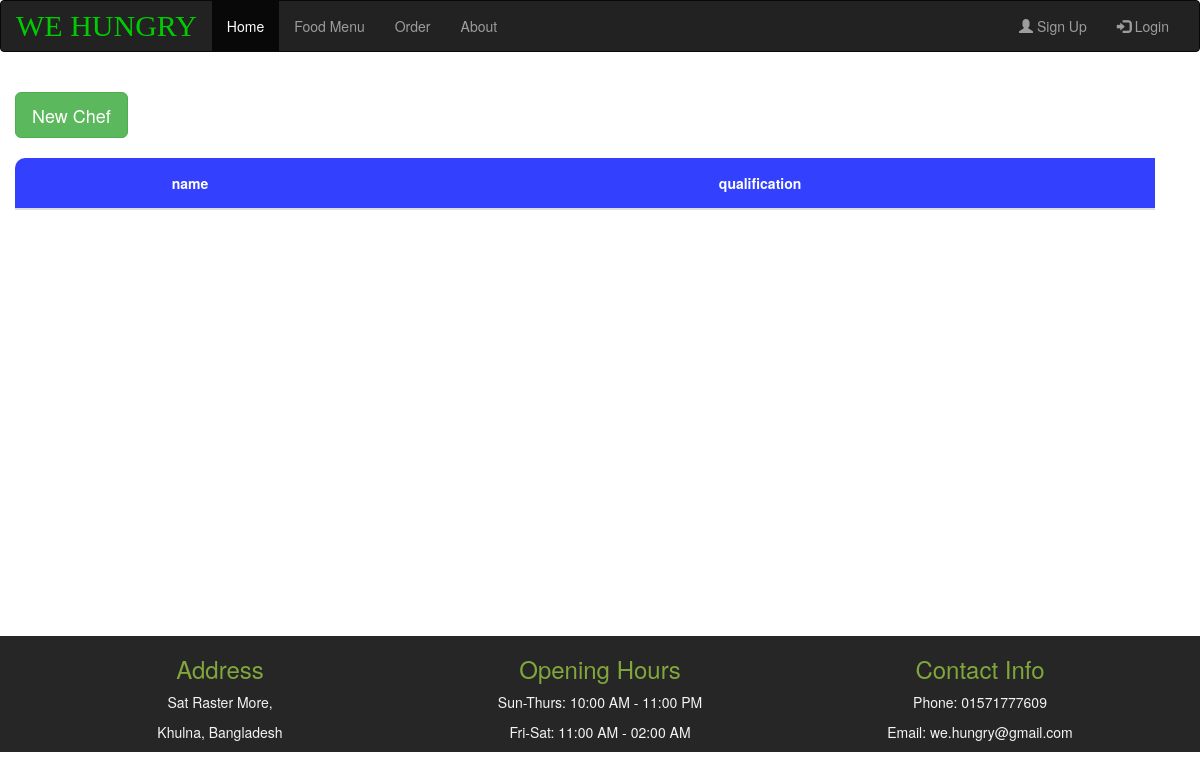
The app's page /chef-show.php, older data.
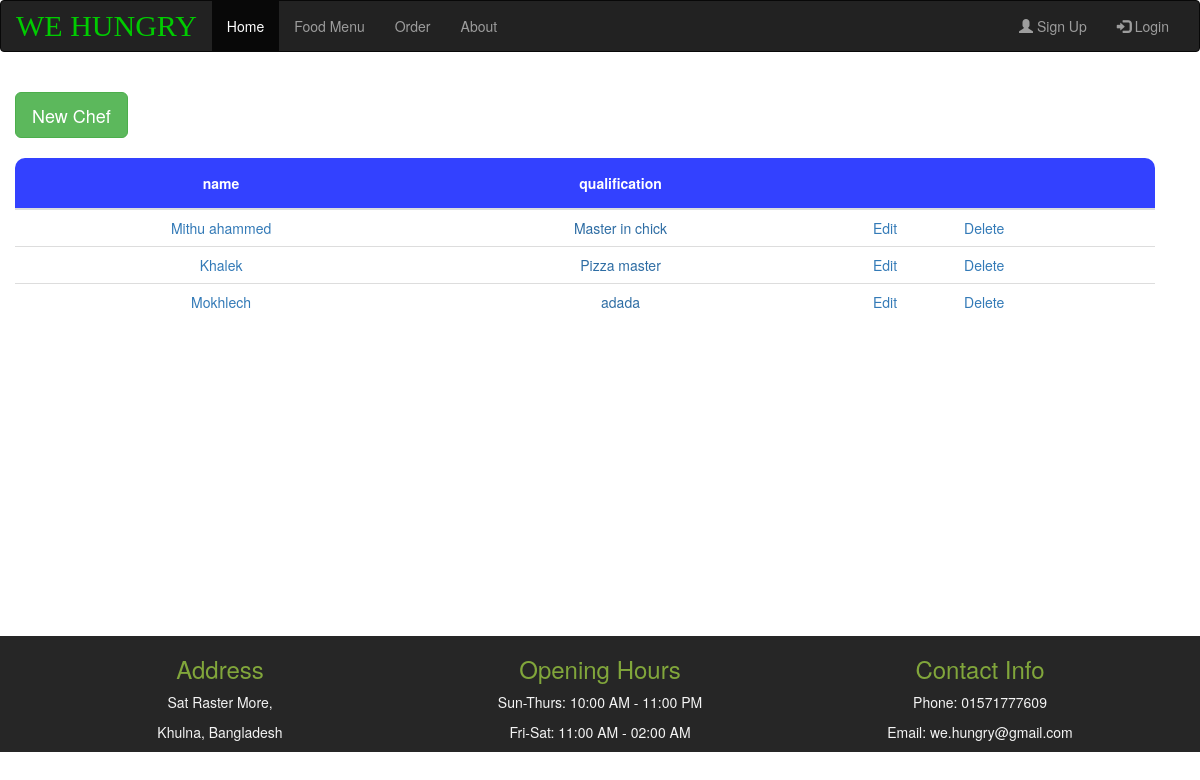
The same page, newer data.
### tables this page shows
CREATE TABLE `chef` (
  `id` int(11) NOT NULL,
  `name` varchar(255) NOT NULL,
  `image` varchar(255) NOT NULL,
  `qualification` varchar(255) NOT NULL
);

### src/database.php (called while the page is built, shortened)
<?php
function db_select($query){
    $con = db_connect();
    $rows = $con->query($query);
    $data=[];
    if($rows==null){
        echo "Database query failed";
        return $data;
    }else {
        $rows = $rows->fetch_all(MYSQLI_BOTH);
        foreach ($rows as $row){
            array_push($data,$row);
        }
    }
    return $data;
}
function db_connect(){
    $serverName="localhost";
    $userName="root";
    $password="";
    $dbName="resturant";
    $con= new mysqli($serverName,$userName,$password,$dbName);
    if($con->connect_errno){
        die("coonection failed".$con->connect_error);
    }else {
        return $con;
    }
}

### chef-show.php (the view, shortened to what this page needs)
<?php
include_once 'layout/header.php';
include_once 'src/database.php';
$sql = "SELECT * FROM chef ;";
$res = db_select($sql);
?>
    <div class="table-responsive container row" style="margin-left: -30px;">
        <br>
        <a href="addChef.php" class="btn btn-lg btn-success">New Chef</a>
        <br>
        <br>
        <table class="table">
            <thead>
            <tr>
                <th>name</th>
                <th>qualification</th>
                <th></th>
                <th></th>
            </tr>
            </thead>
            <tbody>
            <?php foreach ($res as $item): ?>
                <tr>
                    <td style="text-align: center">
                        <a class="edit" href="chef-profile.php?id=<?=$item['id']?>">
                            <?= $item['name'] ?>
                        </a></td>
                    <td style="text-align:center; color: #2e6da4"><?= $item['qualification'] ?></td>
                    <td style="text-align: center">
                        <a class="edit" href="chef-edit.php?id=<?=$item['id']?>">
                            Edit
                        </a>
                    </td>
                    <td>
                        <a href="#"  class="delete" onclick="deleteRow('<?= $item['id']?>')" >
                            Delete
                        </a>
                    </td>
                </tr>
            <?php endforeach; ?>
            </tbody>
        </table>
    </div>
<?php include_once 'layout/footer.php' ?>

### layout/header.php (shortened to what this page needs)
<!DOCTYPE html>
<html lang="en">
<head>
    <link rel="stylesheet" href="./css/bootstrap.min.css">
</head>
<body>
<nav class="navbar navbar-inverse ">
    <div class="container-fluid" >
        <div class="navbar-header">
            <a class="navbar-brand" href="#" style="color: #00CC00;font-size: 30px;font-family: 'Harlow Solid Italic'">WE HUNGRY</a>
        </div>
        <div class="collapse navbar-collapse" id="myNavbar">
            <ul class="nav navbar-nav">
                <li class="active"><a href="index.php">Home</a></li>
                <li><a href="food-menu-public.php">Food Menu</a></li>
                <?php
                    if(isset($_SESSION['type'])&&!strcmp($_SESSION['type'],'admin')){
                    ?>
                    <li><a href="food-menu-admin.php">Food Manage</a></li>
                        <li><a href="order-admin.php">Order Manage</a></li>
                <?php
                    }else {
                        ?>
                    <li><a href="food-menu-order.php">Order</a></li>
                <?php }?>
                <li><a href="#">About</a></li>
            </ul>
            <ul class="nav navbar-nav navbar-right">
                <?php if(!isset($_SESSION['username'])){?>
                <li><a href="registration.php"><span class="glyphicon glyphicon-user"></span> Sign Up</a></li>
                <li><a href="login.php"><span class="glyphicon glyphicon-log-in"></span> Login</a></li>
                <?php }else{?>
                <li><a href="user-page.php"><span class="glyphicon glyphicon-user"></span><span style="color: #00CC00;"><?= $_SESSION['username']?></span></a></li>
                <li><a href="logout.php"><span class="glyphicon glyphicon-log-out"></span> Logout</a></li>
                <?php }?>
            </ul>
        </div>
    </div>
</nav>
<div class="container" style="margin-bottom: 100px;min-height: 58vh">

### layout/footer.php (shortened to what this page needs)
</div>
<div id="footer" style="background-color: #262626">
    <div class="container text-center">
        <div class="col-md-4">
            <h3 class="item-head" style="color: #81A63B">Address</h3>
            <div class="contact-item">
                <p>Sat Raster More,</p>
                <p>Khulna, Bangladesh</p>
            </div>
        </div>
        <div class="col-md-4">
            <h3 class="item-head" style="color: #81A63B">Opening Hours</h3>
            <div class="contact-item">
                <p>Sun-Thurs: 10:00 AM - 11:00 PM</p>
                <p>Fri-Sat: 11:00 AM - 02:00 AM</p>
            </div>
        </div>
        <div class="col-md-4">
            <h3 class="item-head" style="color: #81A63B">Contact Info</h3>
            <div class="contact-item" >
                <p>Phone: 01571777609</p>
                <p>Email: we.hungry@gmail.com</p>
            </div>
        </div>
    </div>
</div>
</body>
</html>

### layout/header.php (style rules this page uses)
.contact-item { color: #F4F4F4; }

### chef-show.php (style rules this page uses)
.table thead { background-color: #3341FF; color: #fff; }
.table > thead > tr > th { padding: 15px 0; text-align: center; }
.table > thead > tr > th:first-child { border-top-left-radius: 10px; }
.table > thead > tr > th:last-child { border-top-right-radius: 10px; }

Row changes from the older to the newer data that the page shows:
added chef: name "Mithu ahammed", qualification "Master in chick"
added chef: name "Khalek", qualification "Pizza master"
added chef: name "Mokhlech", qualification "adada"
